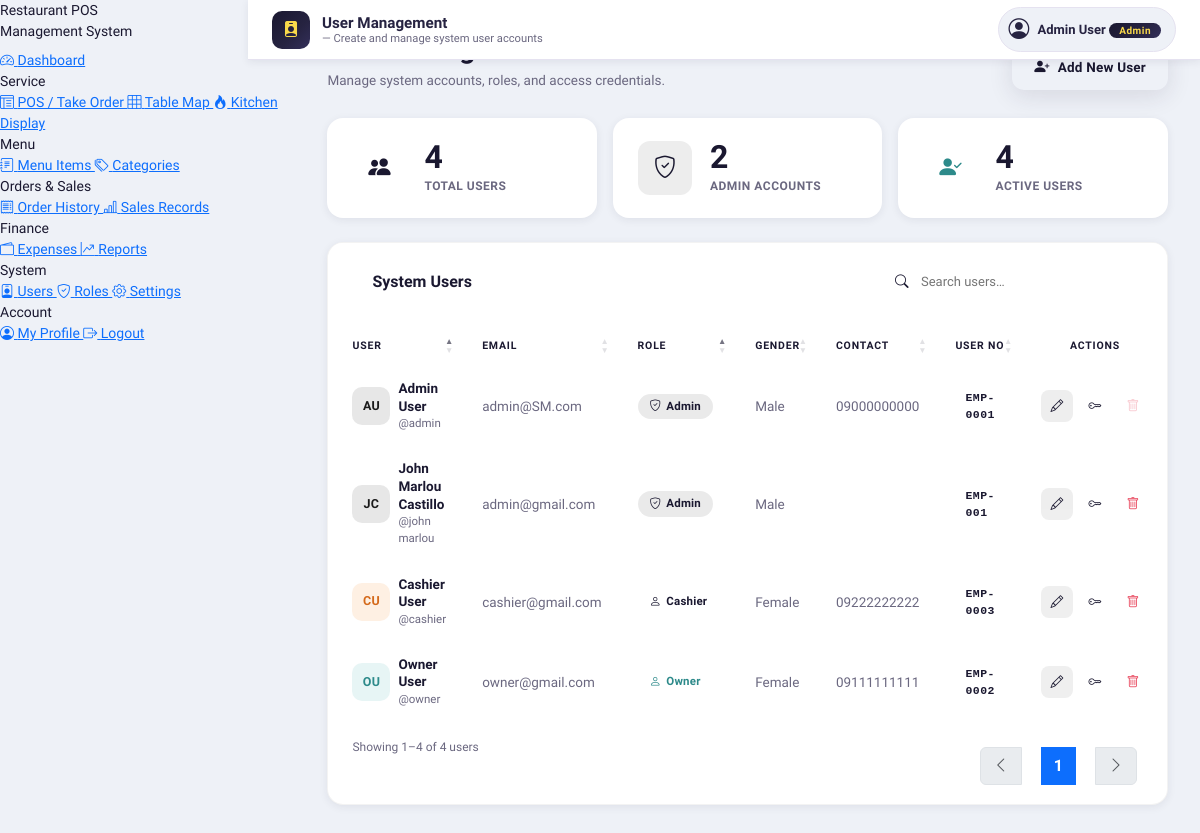
The page /frontend/user.php (signed in) on the database its author committed.
### tables this page shows
CREATE TABLE `users` (
  `userID` int(11) NOT NULL,
  `roleID` int(11) NOT NULL,
  `userNo` varchar(20) NOT NULL,
  `email` varchar(80) NOT NULL,
  `password` varchar(128) NOT NULL,
  `givenName` varchar(50) NOT NULL,
  `midName` varchar(50) DEFAULT NULL,
  `surName` varchar(50) NOT NULL,
  `extName` varchar(10) DEFAULT NULL,
  `gender` enum('Male','Female','Other') NOT NULL,
  `birthdate` date NOT NULL,
  `civilStatus` enum('Single','Married','Widowed','Separated') NOT NULL,
  `contactNo` varchar(20) NOT NULL,
  `profile_image` varchar(255) DEFAULT NULL,
  `dateCreated` timestamp NOT NULL DEFAULT current_timestamp(),
  `dateDeleted` date DEFAULT NULL
);

CREATE TABLE `role` (
  `roleID` int(11) NOT NULL,
  `roleName` varchar(50) NOT NULL,
  `roleDesc` varchar(255) NOT NULL,
  `dateCreated` timestamp NOT NULL DEFAULT current_timestamp(),
  `dateDeleted` date DEFAULT NULL
);

### frontend/user.php (the view, shortened to what this page needs)
<?php
require_once '../backend/database.php';
$users = $conn->query(
    "SELECT u.*, r.roleName FROM users u
     JOIN role r ON u.roleID = r.roleID
     WHERE u.dateDeleted IS NULL
     ORDER BY r.roleName, u.surName"
);
$userRows = $users->fetch_all(MYSQLI_ASSOC);
$totalUsers  = count($userRows);
$adminCount  = count(array_filter($userRows, fn($u) => $u['roleName'] === 'Admin'));
$activeCount = $totalUsers;
?>
<?php include 'header.php'; ?>
<?php include 'nav.php'; ?>
<?php
include 'topbar.php';
?>
<div class="page-body">
<div class="um-wrapper">
    <div class="um-page-header">
        <div>
            <h1>User Management</h1>
            <p>Manage system accounts, roles, and access credentials.</p>
        </div>
        <button class="btn-add-user" data-bs-toggle="modal" data-bs-target="#addUserModal">
            <i class="bi bi-person-plus-fill"></i> Add New User
        </button>
    </div>
    <div class="stat-strip">
        <div class="stat-card gold">
            <div class="stat-icon gold"><i class="bi bi-people-fill"></i></div>
            <div>
                <div class="stat-value"><?= $totalUsers ?></div>
                <div class="stat-label">Total Users</div>
            </div>
        </div>
        <div class="stat-card navy">
            <div class="stat-icon navy"><i class="bi bi-shield-check"></i></div>
            <div>
                <div class="stat-value"><?= $adminCount ?></div>
                <div class="stat-label">Admin Accounts</div>
            </div>
        </div>
        <div class="stat-card frost">
            <div class="stat-icon frost"><i class="bi bi-person-check-fill"></i></div>
            <div>
                <div class="stat-value"><?= $activeCount ?></div>
                <div class="stat-label">Active Users</div>
            </div>
        </div>
    </div>
    <div class="table-card">
        <div class="table-card-header">
            <h5 class="table-card-title">
                <span class="title-dot"></span>
                System Users
            </h5>
            <div class="table-card-tools">
                <div class="um-search">
                    <i class="bi bi-search"></i>
                    <input type="text" id="liveSearch" placeholder="Search users…" autocomplete="off">
                </div>
            </div>
        </div>
        <div class="table-responsive">
            <table id="userTable" style="width:100%;">
                <thead>
                    <tr>
                        <th>User</th>
                        <th>Email</th>
                        <th>Role</th>
                        <th>Gender</th>
                        <th>Contact</th>
                        <th>User No</th>
                        <th style="text-align:center;">Actions</th>
                    </tr>
                </thead>
                <tbody>
                <?php if (empty($userRows)): ?>
                <tr><td colspan="7">
                    <div class="empty-state">
                        <i class="bi bi-person-x"></i>
                        <p>No users found. Add your first user to get started.</p>
                    </div>
                </td></tr>
                <?php else: ?>
                <?php foreach ($userRows as $u):
                    $fullName = trim("{$u['givenName']} {$u['midName']} {$u['surName']} {$u['extName']}");
                    $initials = strtoupper(substr($u['givenName'],0,1) . substr($u['surName'],0,1));
                    $chipClass = match($u['roleName']) {
                        'Admin'   => 'admin',
                        'Cashier' => 'cashier',
                        default   => 'other',
                    };
                    $avStyles = [
                        'Admin'   => 'background:rgba(26,26,26,.1);color:#1A1A1A;',
                        'Cashier' => 'background:#FEF0E3;color:#d4691a;',
                    ];
                    $avStyle = $avStyles[$u['roleName']] ?? 'background:#E7F5F5;color:#2D8A8A;';
                ?>
                <tr>
                    <td>
                        <div class="d-flex align-items-center gap-2" style="gap:12px;">
                            <div class="user-avatar" style="<?= $avStyle ?>">
                                <?= htmlspecialchars($initials) ?>
                            </div>
                            <div>
                                <div class="user-name"><?= htmlspecialchars($fullName) ?></div>
                                <div class="user-handle">@<?= htmlspecialchars($u['userName'] ?? strtolower($u['givenName'])) ?></div>
                            </div>
                        </div>
                    </td>
                    <td style="color:var(--t-muted);"><?= htmlspecialchars($u['email']) ?></td>
                    <td>
                        <span class="role-chip <?= $chipClass ?>">
                            <i class="bi bi-<?= $u['roleName']==='Admin' ? 'shield-check' : 'person' ?>"></i>
                            <?= htmlspecialchars($u['roleName']) ?>
                        </span>
                    </td>
                    <td style="color:var(--t-muted);"><?= htmlspecialchars($u['gender'] ?? '—') ?></td>
                    <td style="color:var(--t-muted);"><?= htmlspecialchars($u['contactNo'] ?? '—') ?></td>
                    <td>
                        <span class="userno-badge"><?= htmlspecialchars($u['userNo'] ?? '—') ?></span>
                    </td>
                    <td>
                        <div class="action-group">
                            <button class="btn-action edit" title="Edit user"
                                    data-bs-toggle="modal" data-bs-target="#editUserModal<?= $u['userID'] ?>">
                                <i class="bi bi-pencil"></i>
                            </button>
                            <button class="btn-action key" title="Change password"
                                    data-bs-toggle="modal" data-bs-target="#pwModal<?= $u['userID'] ?>">
                                <i class="bi bi-key"></i>
                            </button>
                            <?php if ($u['userID'] != $_SESSION['userID']): ?>
                            <button class="btn-action del" title="Delete user"
                                    data-bs-toggle="modal" data-bs-target="#deleteUserModal<?= $u['userID'] ?>">
                                <i class="bi bi-trash"></i>
                            </button>
                            <?php else: ?>
                            <button class="btn-action del" disabled title="Cannot delete your own account">
                                <i class="bi bi-trash"></i>
                            </button>
                            <?php endif; ?>
                        </div>
                    </td>
                </tr>
                <?php endforeach; ?>
                <?php endif; ?>
                </tbody>
            </table>
        </div>
    </div>
</div>
</div>
</div></div>
</body>
</html>

### frontend/assets/smpos.css (style rules this page uses)
:root { --c-gold: #F9D94A; --c-gold-dark: #E8C832; --c-gold-dim: #f0c830; --c-gold-soft: #fef8d0; --c-gold-glow: rgba(249,217,74,0.35); --c-navy: #262341; --c-navy-deep: #1a1830; --c-navy-mid: #332f5a; --c-navy-light: #4a4778; --c-navy-10: rgba(38,35,65,0.08); --c-navy-20: rgba(38,35,65,0.15); --c-ice: #E7F5F5; --c-ice-dark: #cde8e8; --c-white: #ffffff; --c-success: #22c87a; --c-success-bg: #f0fdf4; --c-success-bdr: #c6f6d5; --c-danger: #e8435a; --c-danger-bg: #fff0f2; --c-danger-bdr: #fecdd3; --c-warning: #f59c2a; --c-warning-bg: #fffbeb; --c-warning-bdr: #fed7aa; --c-info: #3b82f6; --c-info-bg: #eff6ff; --c-info-bdr: #bfdbfe; --t-main: #1a1830; --t-mid: #4a4669; --t-muted: #6b6880; --t-light: #a09cb8; --s-bg: #EEF1F7; --s-card: #ffffff; --s-border: #e5e2f0; --s-border-dark: #cde8e8; --font-ui: 'Plus Jakarta Sans', system-ui, sans-serif; --font-mono: 'JetBrains Mono', 'Courier New', monospace; --r-xs: 6px; --r-sm: 8px; --r-md: 12px; --r-lg: 16px; --r-xl: 20px; --r-2xl: 28px; --sh-xs: 0 1px 4px rgba(38,35,65,0.06); --sh-sm: 0 2px 8px rgba(38,35,65,0.08); --sh-md: 0 6px 24px rgba(38,35,65,0.12); --sh-lg: 0 16px 48px rgba(38,35,65,0.16); --sh-gold: 0 4px 16px rgba(249,217,74,0.4); --g-navy: linear-gradient(135deg, #1a1830 0%, #262341 60%, #332f5a 100%); --g-gold: linear-gradient(135deg, #F9D94A 0%, #E8C832 100%); --g-teal: linear-gradient(135deg, #0EA5A0 0%, #0D8F8A 100%); --g-violet: linear-gradient(135deg, #6C63FF 0%, #4A43D9 100%); --g-danger: linear-gradient(135deg, #f43f5e 0%, #e11d48 100%); --g-success: linear-gradient(135deg, #10b981 0%, #059669 100%); --g-warning: linear-gradient(135deg, #f59e0b 0%, #d97706 100%); --sidebar-w: 248px; --topbar-h: 60px; --trans: all 0.2s cubic-bezier(0.4,0,0.2,1); }
*, *::before, *::after { box-sizing: border-box; }

### rows shown on the page
users: initials "JC", fullName "John Marlou Castillo", givenName "john marlou", email "admin@gmail.com", roleID.roleName "Admin", gender "Male", userNo "EMP-001"
users: initials "AU", fullName "Admin User", givenName "admin", email "admin@SM.com", roleID.roleName "Admin", gender "Male", contactNo "09000000000", userNo "EMP-0001"
users: initials "CU", fullName "Cashier User", givenName "cashier", email "cashier@gmail.com", roleID.roleName "Cashier", gender "Female", contactNo "09222222222", userNo "EMP-0003"
users: initials "OU", fullName "Owner User", givenName "owner", email "owner@gmail.com", roleID.roleName "Owner", gender "Female", contactNo "09111111111", userNo "EMP-0002"

### other values the page prints
$topbarTitle "User Management"
$topbarSub "Create and manage system user accounts"
$_SESSION['userName'] "Admin User"
$_SESSION['roleName'] "Admin"
$totalUsers "4"
$adminCount "2"
$activeCount "4"
